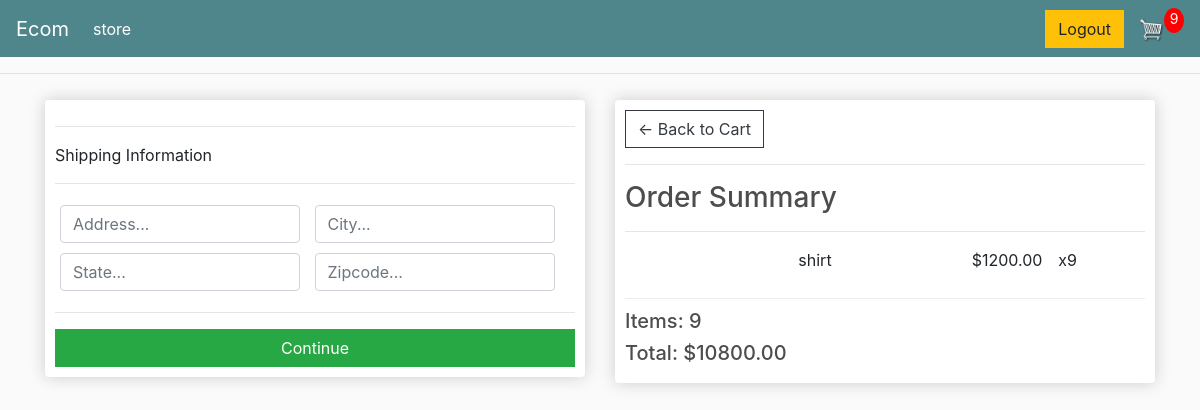
Screenshot of /checkout/ (signed in) with the database file from the repository.
### store/models.py (models this page shows, shortened)
class OrderItem(models.Model):
    product = models.ForeignKey(Product , on_delete=models.SET_NULL , null=True )
    order = models.ForeignKey(Order , on_delete=models.SET_NULL , null=True )
    quantity = models.IntegerField(default=0 , blank=True , null=True)
    date_added = models.DateTimeField(auto_now_add=True)
    @property
    def get_total(self):
        total = self.product.price * self.quantity
        return total

class Product(models.Model):
    name = models.CharField(max_length=200)
    price = models.FloatField()
    digital = models.BooleanField(default=False , null=True , blank=True)
    image = CloudinaryField('image')
    @property
    def imageURL(self):
        try:
            url = self.image.url
        except:
            url = ''
        return url

class Order(models.Model):
    customer = models.ForeignKey(Customer , on_delete=models.SET_NULL , null=True , blank = True)
    date_ordered = models.DateTimeField(auto_now_add=True)
    complete = models.BooleanField(default=False)
    transaction_id = models.CharField(max_length=100 , null=True)
    @property
    def get_cart_total(self):
        orderitems =  self.orderitem_set.all()
        total = sum([item.get_total for item in orderitems])
        return total
    @property
    def get_cart_items(self):
        orderitems = self.orderitem_set.all()
        total = sum([item.quantity for item in orderitems])
        return total
    @property
    def shipping(self):
        shipping =  False
        orderitems = self.orderitem_set.all()
        for i in orderitems:
            if i.product.digital == False:
                shipping = True
        return shipping

### store/views.py (the view)
# urls.py: path('checkout/' ,views.checkout, name='checkout'),
def checkout(request):
    if request.user.is_authenticated:
        customer = request.user.customer
        order,created = Order.objects.get_or_create(customer = customer , complete = False)
        items = order.orderitem_set.all()
        cart_items = order.get_cart_items
    else:
        items = []
        order = {'get_cart_items':0 , 'get_cart_total':0 ,'shippping':False}
        cart_items = order['get_cart_items']
    context = {'items':items , 'order':order , 'cart_items': cart_items }
    return render(request,'store/checkout.html' , context)

### store/templates/store/checkout.html (shortened to what this page needs)
{% extends 'store/main.html' %}
{% load static %}
{% load i18n %}
{% block content %}
    <div class="row">
        <div class="col-lg-6">
            <div class="box-element" id="form-wrapper">
                <form action="" id="form">
                    <div id="shipping-info">
                        <hr>
                        <p>Shipping Information</p>
                        <hr>
                        <div class="form-field">
                            <input required class="form-control" type="text" name="address" placeholder="Address...">
                        </div>
                        <div class="form-field">
                            <input required class="form-control" type="text" name="city" placeholder="City...">
                        </div>
                        <div class="form-field">
                            <input required class="form-control" type="text" name="state" placeholder="State...">
                        </div>
                        <div class="form-field">
                            <input required class="form-control" type="text" name="zipcode" placeholder="Zipcode...">
                        </div>
                    </div>
                    <hr>
                    <input id="form-button"class="btn btn-success btn-block" type="submit" value="Continue">
                </form>
            </div>
            <br>
        </div>
        <div class="col-lg-6">
            <div class="box-element">
                <a href="{% url 'cart'%}" class="btn btn-outline-dark">&#x2190; Back to Cart</a>
                <hr>
                <h3>Order Summary</h3>
                <hr>
                {% for item in items %}
                <div class="cart-row">
                    <div style="flex:2"><img class="row-image" src="{{item.product.imageURL}}"></div>
                    <div style="flex:2"><p>{{item.product.name}}</p></div>
                    <div style="flex:1"><p>${{item.product.price|floatformat:2}}</p></div>
                    <div style="flex:1"><p>x{{item.quantity}}</p></div>
                </div>
                {% endfor %}
                <h5>Items:   {{order.get_cart_items}}</h5>
                <h5>Total:   ${{order.get_cart_total|floatformat:2}}</h5>
            </div>
        </div>
    </div>
{% endblock content %}

### static/css/main.css (style rules this page uses)
body { background-color: hsl(0, 0%, 98%); }
h1,h2,h3,h4,h5,h6 { color:hsl(0, 0%, 30%); }
.box-element { box-shadow:hsl(0, 0%, 80%) 0 0 16px; background-color: #fff; border-radius: 4px; padding: 10px; }
.col-lg-4, .col-lg-6, .col-lg-8, .col-lg-12 { margin-top: 10px; }
.btn { border-radius: 0; }
.form-field { width:250px; display: inline-block; padding: 5px; }
.cart-row { display: flex; align-items: flex-stretch; padding-bottom: 10px; margin-bottom: 10px; border-bottom: 1px solid #ececec; }

### rows the page displays
OrderItem: product.name "shirt", product.price "1200.00", quantity "9"
Order: get_cart_items "9", get_cart_total "10800.00"

### other values shown
{{ cart_items }} "9"
